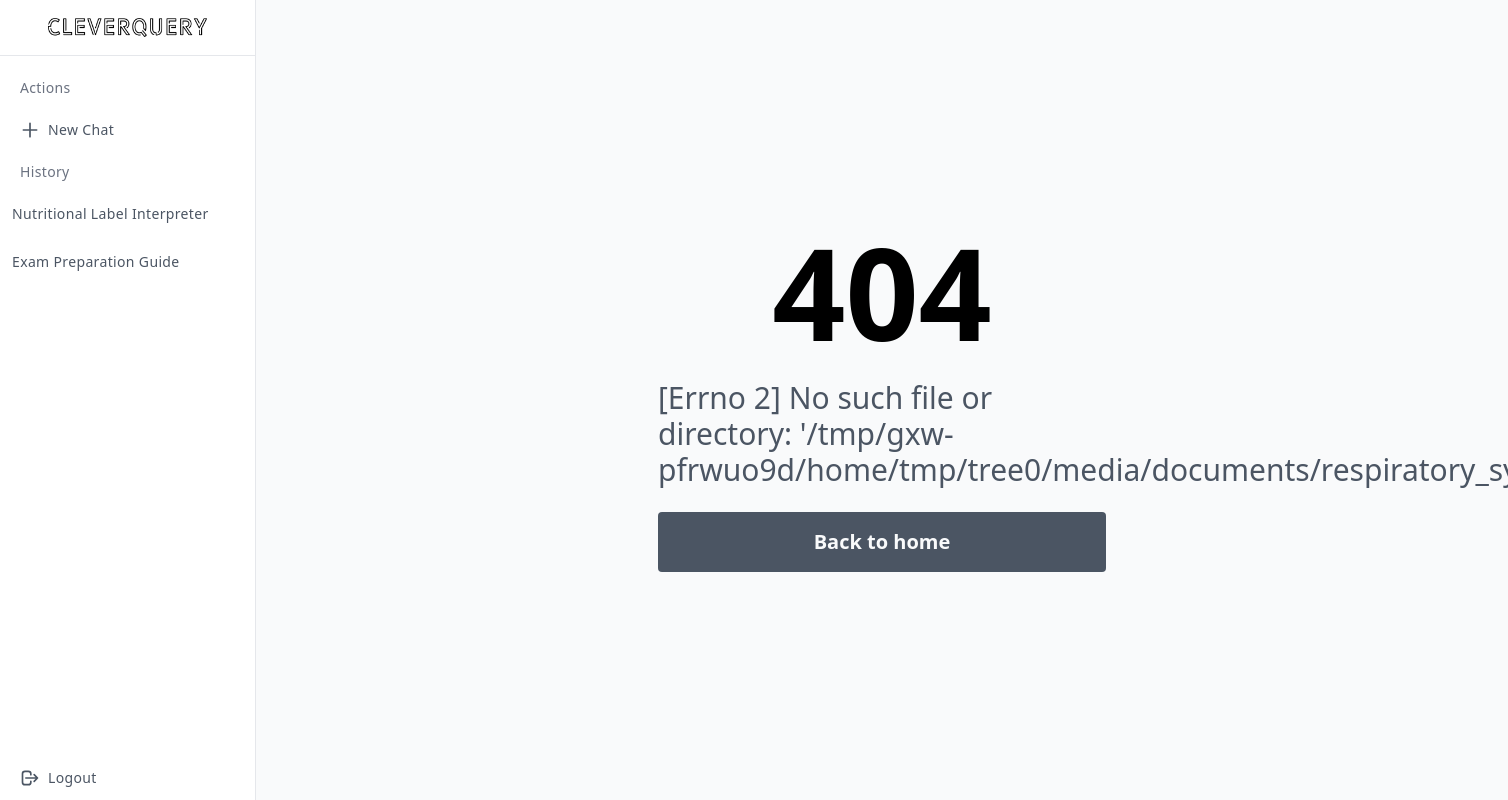
Screenshot of /session/51/ (signed in) with the database file from the repository.
### core/models.py (models this page shows, shortened)
class Session(models.Model):
    user = models.ForeignKey(User, on_delete=models.CASCADE)
    title = models.CharField(max_length=255)
    created_at = models.DateTimeField(auto_now_add=True)

### core/views.py (the view, shortened to what this page needs)
# urls.py: path("session/<int:session_id>/", views.session_detail, name="session_detail"),
@login_required
def session_detail(request, session_id):
    session = Session.objects.get(id=session_id)
    if not session.document_set.exists():
        return render(
            request,
            "error.html",
            {"session": session, "code": "no_pdf_found", "message": "No document found."},
        )
    queries = Query.objects.filter(session=session)
    identity_keywords = ["who are you", "what are you", "your name", "your identity"]
    model_keywords = ["which model are you", "what model are you", "powered by", "based on"]
    predefined_questions_map = {
        "Exam Preparation Guide": {
            "summarize": "Summarize the key concepts in this study material.",
            "keywords": "Extract important terms and definitions.",
            "details": "Provide a detailed explanation of the topics covered.",
            "practice": "Generate sample questions to test my understanding.",
            "study_tips": "Suggest effective study techniques for this material.",
            "explain_difficult_topics": "Break down the most challenging parts in simple terms.",
        },
        "Technical Manual Interpreter": {
            "summarize": "Summarize the main points of this technical manual.",
            "keywords": "Extract key technical terms and instructions.",
            "details": "Provide a detailed explanation of the procedures and guidelines.",
            "quick_summary": "Offer a brief summary of the manual’s content.",
            "step_by_step": "Guide me through the process detailed in the instructions.",
            "highlight_warnings": "Identify any critical warnings or cautions mentioned.",
        },
        "Legal Document Analysis": {
            "summarize": "Summarize the key clauses and terms in this legal document.",
            "keywords": "Extract important legal terms and conditions.",
            "details": "Analyze the implications of specific clauses.",
            "identify_risks": "Point out potential legal risks or loopholes.",
            "compare_with_standard": "Compare this document with standard legal agreements.",
            "explain_legal_jargon": "Define and explain any complex legal language.",
        },
        "Nutritional Label Interpreter": {
            "summarize": "Summarize the nutritional information in this label.",
            "keywords": "Extract key ingredients and allergens.",
            "details": "Provide a detailed analysis of the nutritional content.",
            "compare_nutrition": "Compare the nutritional value with recommended daily values.",
            "ingredient_health": "Explain the health benefits or risks of the listed ingredients.",
            "dietary_recommendations": "Suggest dietary adjustments based on this label.",
        },
        "Financial Report Analysis": {
            "summarize": "Summarize the key financial metrics in this report.",
            "keywords": "Extract important financial terms and figures.",
            "details": "Provide a detailed analysis of the financial data.",
            "analyze_trends": "Identify recent trends and forecast future performance.",
            "risk_evaluation": "Assess potential financial risks in the report.",
            "investment_opportunities": "Highlight promising investment opportunities from the data.",
        },
        "Contract Review Assistant": {
            "summarize": "Summarize the main points of this contract.",
            "keywords": "Extract key terms and obligations.",
            "details": "Analyze the implications of specific contract clauses.",
            "red_flags": "Identify any red flags or unusual clauses within the contract.",
            "negotiation_tips": "Offer advice to negotiate problematic terms.",
            "constraint_identification": "Point out any constraints or limitations imposed by the contract.",
        },
    }
    predefined_questions = predefined_questions_map.get(session.title, {})
    try:
        context = ""
        for doc in session.document_set.all():
            file_path = doc.file.path
            context += extract_text_from_pdf(file_path)
        if not context.strip():
            raise ValueError("No text could be extracted from the uploaded document.")
    except Exception as e:
        return render(request, "error.html", {"message": str(e)})

### core/context_processors.py (called while the page is built)
def user_sessions(request):
    if request.user.is_authenticated:
        return {"sessions": Session.objects.filter(user=request.user)}
    return {"sessions": []}

### core/helpers.py (called while the page is built)
def extract_text_from_pdf(file_path):
    with open(file_path, "rb") as file:
        reader = PyPDF2.PdfReader(file)
        text = ""
        for page in reader.pages:
            text += page.extract_text() or ""
        return text

### core/templates/error.html (shortened to what this page needs)
{% extends 'base.html' %}
{% block content %}
    <div class="error-container">
        <section class="flex items-center h-screen p-16">
            <div class="container flex flex-col items-center ">
                <div class="flex flex-col gap-6 max-w-md text-center">
                    <h2 class="font-extrabold text-9xl text-black">
                        <span class="sr-only">Error</span>404
                    </h2>
                    <p class="text-2xl md:text-3xl text-gray-600">{{ message }}</p>
                    <a href="/home" class="px-8 py-4 text-xl font-semibold rounded bg-gray-600 text-gray-50 hover:text-gray-200">Back to home</a>
                </div>
            </div>
        </section>
    </div>
{% endblock %}

### core/templates/base.html (shortened to what this page needs)
<!DOCTYPE html>
<html lang="en">
<head>
    <link rel="stylesheet" href="/static/styles.css">
    <script src="https://cdn.tailwindcss.com"></script>
</head>
<body>
{% if user.is_authenticated %}
  <div class="min-h-screen flex flex-col flex-auto flex-shrink-0 antialiased bg-gray-50 text-gray-800">
    <div class="fixed flex flex-col top-0 left-0 w-64 bg-white h-full border-r">
        <div class="flex items-center justify-center h-14 border-b">
        <a href="/dashboard"><img class="p-12" src="/static/logo.png" alt="CleverQuery"/></a>
        </div>
        <div class="overflow-y-auto overflow-x-hidden flex-grow">
        <ul class="flex flex-col py-4 space-y-1">
            <li class="px-5">
                <div class="flex flex-row items-center h-8">
                    <div class="text-sm font-light tracking-wide text-gray-500">Actions</div>
                </div>
                </li>
                <li>
                <a href="/home" class="relative flex flex-row items-center h-11 focus:outline-none hover:bg-gray-50 text-gray-600 hover:text-gray-800 border-l-4 border-transparent hover:border-indigo-500 pr-6">
                    <span class="inline-flex justify-center items-center ml-4">
                        <svg class="w-5 h-5" fill="none" stroke="currentColor" viewBox="0 0 24 24" xmlns="http://www.w3.org/2000/svg"><path stroke-linecap="round" stroke-linejoin="round" stroke-width="2" d="M12 4v16m8-8H4"></path></svg>
                    </span>
                    <span class="ml-2 text-sm tracking-wide truncate">New Chat</span>
                </a>
                </li>
            <li class="px-5">
            <div class="flex flex-row items-center h-8">
                <div class="text-sm font-light tracking-wide text-gray-500">History</div>
            </div>
            {% for session in sessions reversed %}
            </li>
            <li>
            <a href="/session/{{ session.id }}" class="relative flex flex-row items-center h-11 focus:outline-none hover:bg-gray-50 text-gray-600 hover:text-gray-800 border-l-4 border-transparent hover:border-indigo-500 pr-6 ">
                <span class="ml-2 text-sm tracking-wide truncate">{{ session.title }}</span>
            </a>
            </li>
            {% endfor %}
            <div class="fixed bottom-0 left-0 w-64 bg-white border-r">
                <a href="/logout" class="relative flex flex-row items-center h-11 focus:outline-none hover:bg-gray-50 text-gray-600 hover:text-gray-800 border-l-4 border-transparent hover:border-indigo-500 pr-6">
                    <span class="inline-flex justify-center items-center ml-4">
                        <svg class="w-5 h-5" fill="none" stroke="currentColor" viewBox="0 0 24 24" xmlns="http://www.w3.org/2000/svg"><path stroke-linecap="round" stroke-linejoin="round" stroke-width="2" d="M17 16l4-4m0 0l-4-4m4 4H7m6 4v1a3 3 0 01-3 3H6a3 3 0 01-3-3V7a3 3 0 013-3h4a3 3 0 013 3v1"></path></svg>
                    </span>
                    <span class="ml-2 text-sm tracking-wide truncate">Logout</span>
                    </a>
            </div>
        </ul>
    </div>
</div>
{% endif %}
    <div class="content flex flex-col right-0 {% if user.is_authenticated %}ml-64{% endif %} text-white h-full" id="content">
        {% block content %}
        {% endblock %}
    </div>
    </div>
</body>
</html>

### core/static/styles.css (style rules this page uses)
.container { width: 100%; height: 100vh; display: flex; flex-direction: column; justify-content: center; align-items: center; }
p { font-size: small; color: #000; text-align: left; }
li { font-size: small; text-align: left; color: black; }

### rows the page displays
Session: title "Nutritional Label Interpreter"
Session: title "Exam Preparation Guide"

### other values shown
{{ message }} "[Errno 2] No such file or directory:…"
